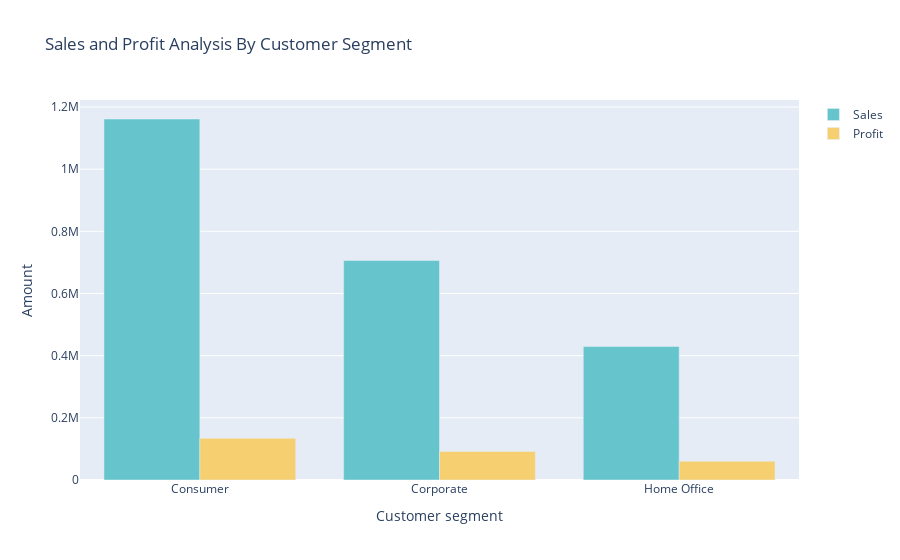

This figure's notebook cell:
### Code cell
#sale And profit for customer Segment
sales_profit_by_segment =df.groupby('Segment').agg({'Sales':'sum','Profit':'sum'}).reset_index()
color_palette=colors.qualitative.Pastel

fig=go.Figure()
fig.add_trace(go.Bar(x=sales_profit_by_segment['Segment'],
                     y=sales_profit_by_segment['Sales'],
                     name='Sales',
                     marker_color=color_palette[0]))

fig.add_trace(go.Bar(x=sales_profit_by_segment['Segment'],
                     y=sales_profit_by_segment['Profit'],
                     name='Profit',
                     marker_color=color_palette[1]))

fig.update_layout(title='Sales and Profit Analysis By Customer Segment',xaxis_title='Customer segment',yaxis_title='Amount')
fig.show()

### Figure 1 — Plotly figure (JSON) as saved in the notebook; plotly's stock layout.template omitted (floating-point values rounded to 4 significant figures)
{"data": [{"marker": {"color": "rgb(102, 197, 204)"}, "name": "Sales", "type": "bar", "x": ["Consumer", "Corporate", "Home Office"], "y": [1161000.0, 706100.0, 429700.0]}, {"marker": {"color": "rgb(246, 207, 113)"}, "name": "Profit", "type": "bar", "x": ["Consumer", "Corporate", "Home Office"], "y": [134100.0, 91980.0, 60300.0]}], "layout": {"title": {"text": "Sales and Profit Analysis By Customer Segment"}, "xaxis": {"title": {"text": "Customer segment"}}, "yaxis": {"title": {"text": "Amount"}}}}
